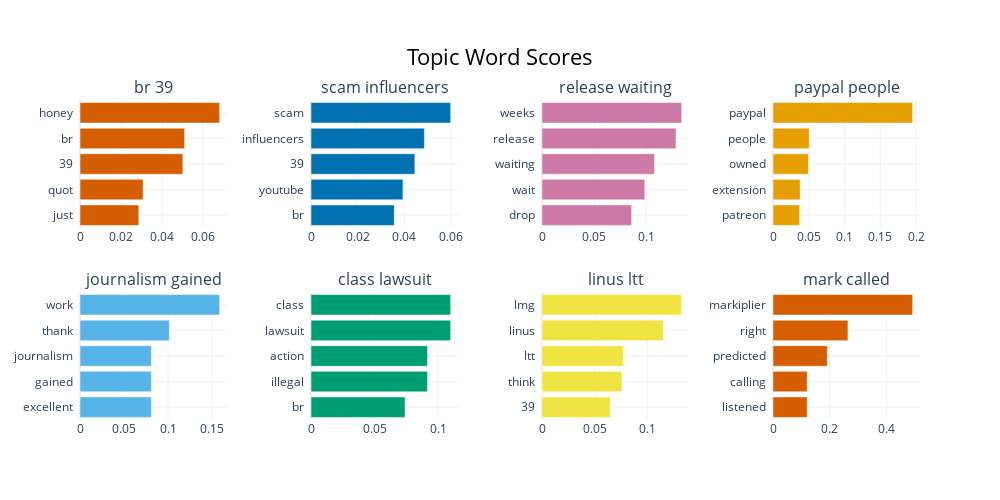

Notebook cell for this chart:
### Code cell
model.visualize_barchart(custom_labels=True)

### Figure 1 — Plotly figure (JSON) as saved in the notebook; plotly's stock layout.template omitted (floating-point values rounded to 4 significant figures)
{"data": [{"marker": {"color": "#D55E00"}, "orientation": "h", "type": "bar", "x": [0.02869, 0.0308, 0.05018, 0.05108, 0.06816], "xaxis": "x", "y": ["just  ", "quot  ", "39  ", "br  ", "honey  "], "yaxis": "y"}, {"marker": {"color": "#0072B2"}, "orientation": "h", "type": "bar", "x": [0.03572, 0.03945, 0.04455, 0.04865, 0.05991], "xaxis": "x2", "y": ["br  ", "youtube  ", "39  ", "influencers  ", "scam  "], "yaxis": "y2"}, {"marker": {"color": "#CC79A7"}, "orientation": "h", "type": "bar", "x": [0.08606, 0.0987, 0.1081, 0.1286, 0.1341], "xaxis": "x3", "y": ["drop  ", "wait  ", "waiting  ", "release  ", "weeks  "], "yaxis": "y3"}, {"marker": {"color": "#E69F00"}, "orientation": "h", "type": "bar", "x": [0.03716, 0.03797, 0.04954, 0.05065, 0.1952], "xaxis": "x4", "y": ["patreon  ", "extension  ", "owned  ", "people  ", "paypal  "], "yaxis": "y4"}, {"marker": {"color": "#56B4E9"}, "orientation": "h", "type": "bar", "x": [0.08104, 0.08104, 0.08104, 0.1015, 0.1586], "xaxis": "x5", "y": ["excellent  ", "gained  ", "journalism  ", "thank  ", "work  "], "yaxis": "y5"}, {"marker": {"color": "#009E73"}, "orientation": "h", "type": "bar", "x": [0.074, 0.09165, 0.09165, 0.1099, 0.1099], "xaxis": "x6", "y": ["br  ", "illegal  ", "action  ", "lawsuit  ", "class  "], "yaxis": "y6"}, {"marker": {"color": "#F0E442"}, "orientation": "h", "type": "bar", "x": [0.0649, 0.07586, 0.07728, 0.1154, 0.1328], "xaxis": "x7", "y": ["39  ", "think  ", "ltt  ", "linus  ", "lmg  "], "yaxis": "y7"}, {"marker": {"color": "#D55E00"}, "orientation": "h", "type": "bar", "x": [0.1206, 0.1206, 0.1918, 0.2645, 0.4929], "xaxis": "x8", "y": ["listened  ", "calling  ", "predicted  ", "right  ", "markiplier  "], "yaxis": "y8"}], "layout": {"annotations": [{"font": {"size": 16}, "showarrow": false, "text": "br 39", "x": 0.0875, "xanchor": "center", "xref": "paper", "y": 1, "yanchor": "bottom", "yref": "paper"}, {"font": {"size": 16}, "showarrow": false, "text": "scam influencers", "x": 0.3625, "xanchor": "center", "xref": "paper", "y": 1, "yanchor": "bottom", "yref": "paper"}, {"font": {"size": 16}, "showarrow": false, "text": "release waiting", "x": 0.6375, "xanchor": "center", "xref": "paper", "y": 1, "yanchor": "bottom", "yref": "paper"}, {"font": {"size": 16}, "showarrow": false, "text": "paypal people", "x": 0.9125, "xanchor": "center", "xref": "paper", "y": 1, "yanchor": "bottom", "yref": "paper"}, {"font": {"size": 16}, "showarrow": false, "text": "journalism gained", "x": 0.0875, "xanchor": "center", "xref": "paper", "y": 0.4, "yanchor": "bottom", "yref": "paper"}, {"font": {"size": 16}, "showarrow": false, "text": "class lawsuit", "x": 0.3625, "xanchor": "center", "xref": "paper", "y": 0.4, "yanchor": "bottom", "yref": "paper"}, {"font": {"size": 16}, "showarrow": false, "text": "linus ltt", "x": 0.6375, "xanchor": "center", "xref": "paper", "y": 0.4, "yanchor": "bottom", "yref": "paper"}, {"font": {"size": 16}, "showarrow": false, "text": "mark called", "x": 0.9125, "xanchor": "center", "xref": "paper", "y": 0.4, "yanchor": "bottom", "yref": "paper"}], "height": 500, "hoverlabel": {"bgcolor": "white", "font": {"family": "Rockwell", "size": 16}}, "showlegend": false, "title": {"font": {"color": "Black", "size": 22}, "text": "Topic Word Scores", "x": 0.5, "xanchor": "center", "yanchor": "top"}, "width": 1000, "xaxis": {"anchor": "y", "domain": [0, 0.175], "showgrid": true}, "xaxis2": {"anchor": "y2", "domain": [0.275, 0.45], "showgrid": true}, "xaxis3": {"anchor": "y3", "domain": [0.55, 0.725], "showgrid": true}, "xaxis4": {"anchor": "y4", "domain": [0.825, 1], "showgrid": true}, "xaxis5": {"anchor": "y5", "domain": [0, 0.175], "showgrid": true}, "xaxis6": {"anchor": "y6", "domain": [0.275, 0.45], "showgrid": true}, "xaxis7": {"anchor": "y7", "domain": [0.55, 0.725], "showgrid": true}, "xaxis8": {"anchor": "y8", "domain": [0.825, 1], "showgrid": true}, "yaxis": {"anchor": "x", "domain": [0.6, 1], "showgrid": true}, "yaxis2": {"anchor": "x2", "domain": [0.6, 1], "showgrid": true}, "yaxis3": {"anchor": "x3", "domain": [0.6, 1], "showgrid": true}, "yaxis4": {"anchor": "x4", "domain": [0.6, 1], "showgrid": true}, "yaxis5": {"anchor": "x5", "domain": [0, 0.4], "showgrid": true}, "yaxis6": {"anchor": "x6", "domain": [0, 0.4], "showgrid": true}, "yaxis7": {"anchor": "x7", "domain": [0, 0.4], "showgrid": true}, "yaxis8": {"anchor": "x8", "domain": [0, 0.4], "showgrid": true}}}
